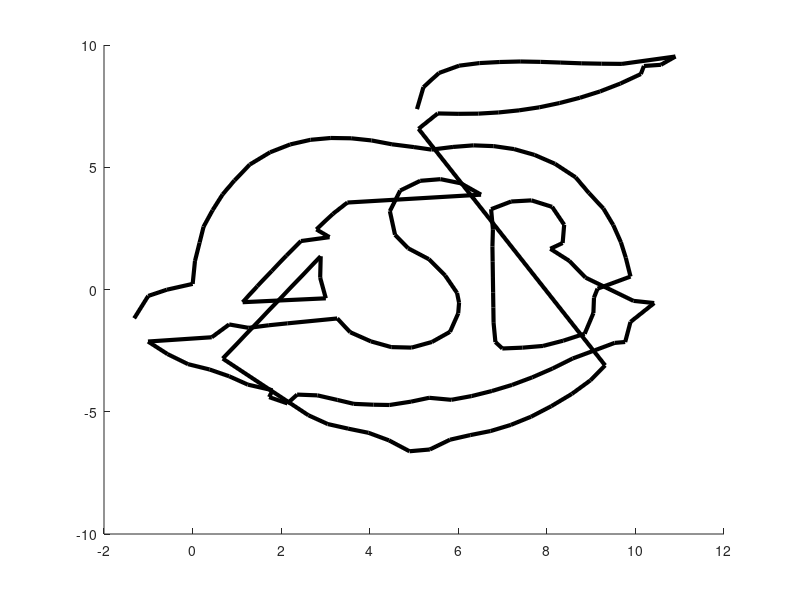

Write MATLAB code to recreate this figure. (Note: this script raises an error after producing the figure.)
% This script has the fixed code if you are struggling to debug!

%% SOLUTION: Breakout 1 
% This section has the fixed code if you are struggling to debug!

%read in data
data = csvread('outline.csv');
%remove missing data 
data(data == -999) = NaN; %correct use of "=="
%plot data
hold on
plot(data(:,1), data(:,2), 'k-', 'LineWidth',3);
plot(data(:,3), data(:,4), 'k-', 'LineWidth',3);

%% SOLUTION: Breakout 2

%read in data
data = csvread('outline.csv');
%remove missing data 
data(data == -999) = NaN;
%plot data
hold on
plot(data(:,1), data(:,2), 'k-', 'LineWidth',1); % change linewidth to 1
plot(data(:,3), data(:,4), 'k-', 'LineWidth',1); % change linewidth to 1

%% SOLUTION: Breakout 2

%read in data
data = csvread('outline.csv');
%remove missing data 
data(data == -999) = NaN;
%plot data
hold on
plot(data(:,1), data(:,2), 'k-', 'LineWidth',1); % change linewidth to 1
plot(data(:,3), data(:,4), 'k-', 'LineWidth',1); % change linewidth to 1

